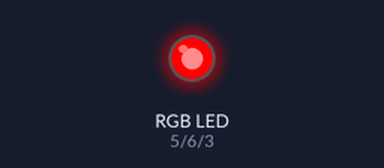
Recording of a sketch running on a simulated Arduino Mega 2560, built with avr-gcc and run on an emulated ATmega2560. Shown: an RGB LED mixed from three pins (HIGH = lit).

Above: at 1.0 s.
At 2.5 s:
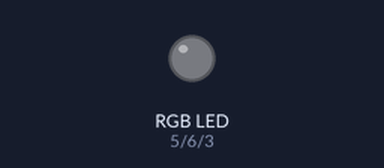
At 4.0 s:
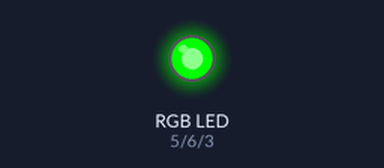
At 7.0 s:
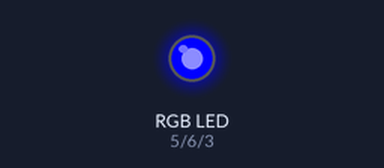
Timing chart, 0 to 11.7 s (numbered marks = the images above):
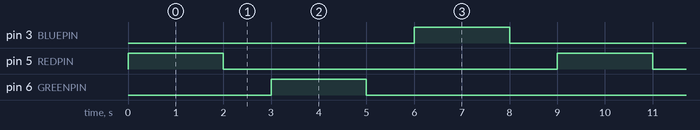

The sketch:

testing.ino
```cpp
// color swirl! connect an RGB LED to the PWM pins as indicated
// in the #defines
// public domain, enjoy!

#define REDPIN 5
#define GREENPIN 6
#define BLUEPIN 3

#define FADESPEED 5     // make this higher to slow down

void setup() {
  pinMode(REDPIN, OUTPUT);
  pinMode(GREENPIN, OUTPUT);
  pinMode(BLUEPIN, OUTPUT);
}


void loop() {
  digitalWrite(REDPIN, HIGH);
  delay(2000);
  digitalWrite(REDPIN, LOW);
  delay(1000);
  digitalWrite(GREENPIN, HIGH);
  delay(2000);
  digitalWrite(GREENPIN, LOW);
  delay(1000);
  digitalWrite(BLUEPIN, HIGH);
  delay(2000);
  digitalWrite(BLUEPIN, LOW);
  delay(1000);
}
```

Measured:
- by itself, pin 3 (BLUEPIN), pin 5 (REDPIN), pin 6 (GREENPIN): alternates HIGH for 2.0 s and LOW for 7.0 s
- by itself, everything shown: repeats every 9.0 s, in 6 steps
